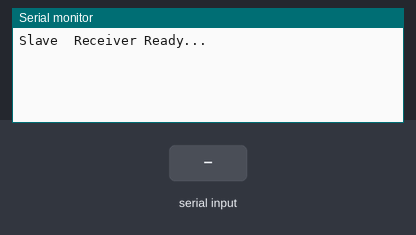
Simulated run of this sketch. Board: Arduino Uno, built with avr-gcc and run on an emulated ATmega328P. On the bench: the last lines printed to the serial monitor. The inputs (shaded band) are chosen by the test bench.

Above: at 1.2 s.
1.3 s: "1" received over the second serial link
At 3.5 s:
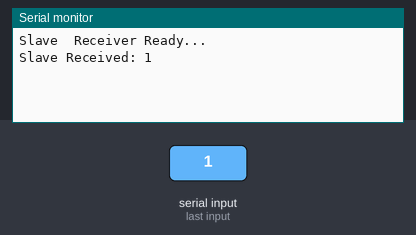
3.8 s: "0" received over the second serial link
At 5.2 s:
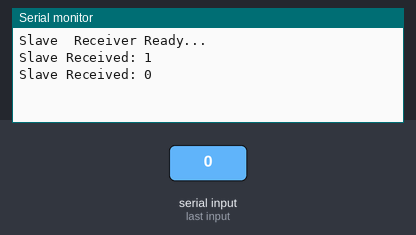
5.3 s: "2" received over the second serial link
At 6.7 s:
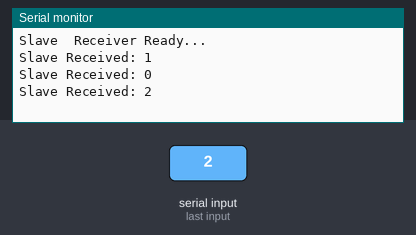

Measured:
- after the input at 1.3 s, the serial monitor: prints a new line after 1.0 s (image 1)
- after the input at 3.8 s, the serial monitor: prints a new line after 1.0 s (image 2)
- after the input at 5.3 s, the serial monitor: prints a new line after 1.0 s (image 3)

The sketch:

S-site.ino
```cpp
/*
Arduino A (Sender)       Arduino B (Receiver)
---------------------------------------------
Pin 10 (TX)  --->        Pin 11 (RX)
Pin 11 (RX)  <---        Pin 10 (TX)
GND  ----------------->  GND
*/
//Slave
#include <SoftwareSerial.h>

SoftwareSerial mySerial(10, 11); // TX=10, RX=11

void setup() {
  Serial.begin(9600);     // For PC display
  mySerial.begin(9600);   // From Arduino A
  Serial.println("Slave  Receiver Ready...");

}

void loop() {
  if (mySerial.available()) {
    String msg = mySerial.readString();
    Serial.print("Slave Received: ");
    Serial.println(msg);
  }
}
```
